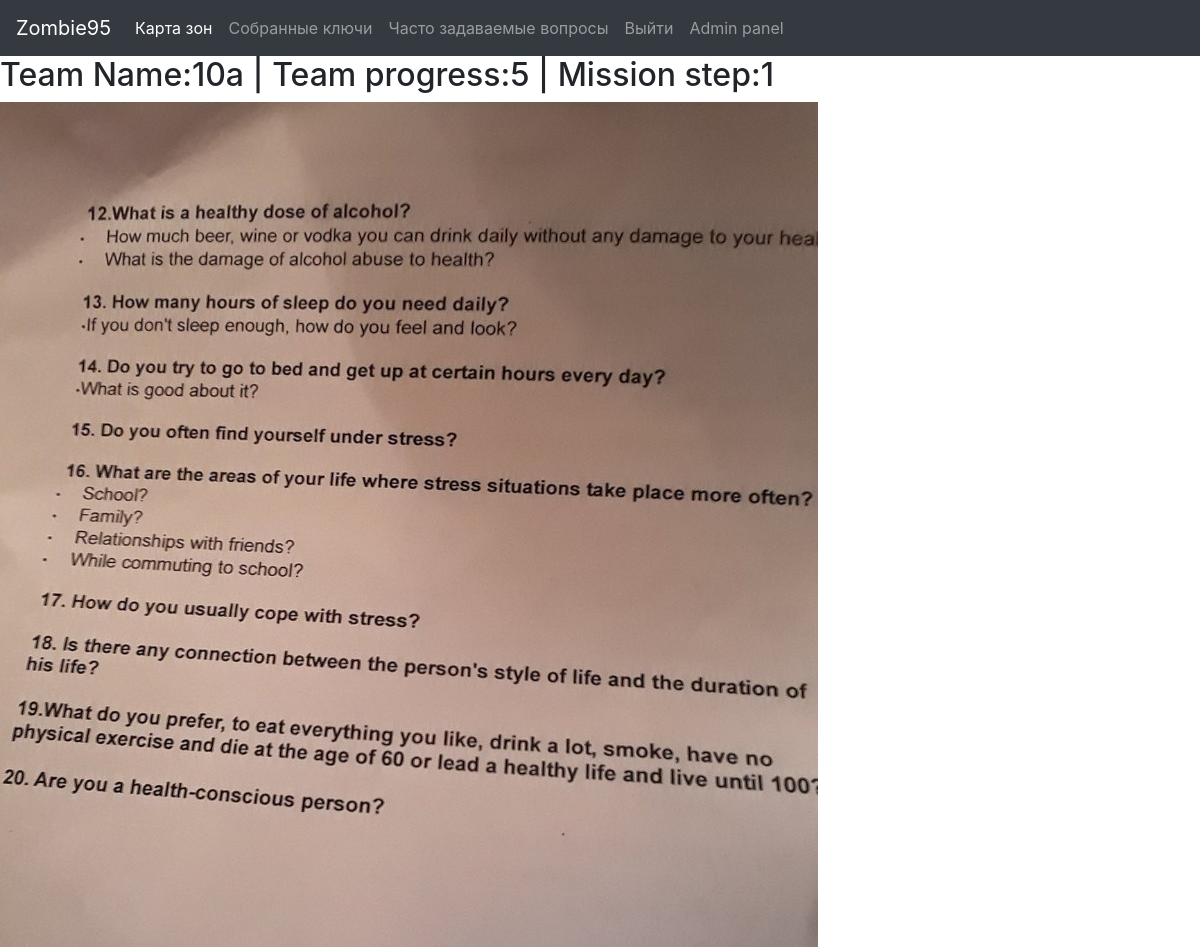
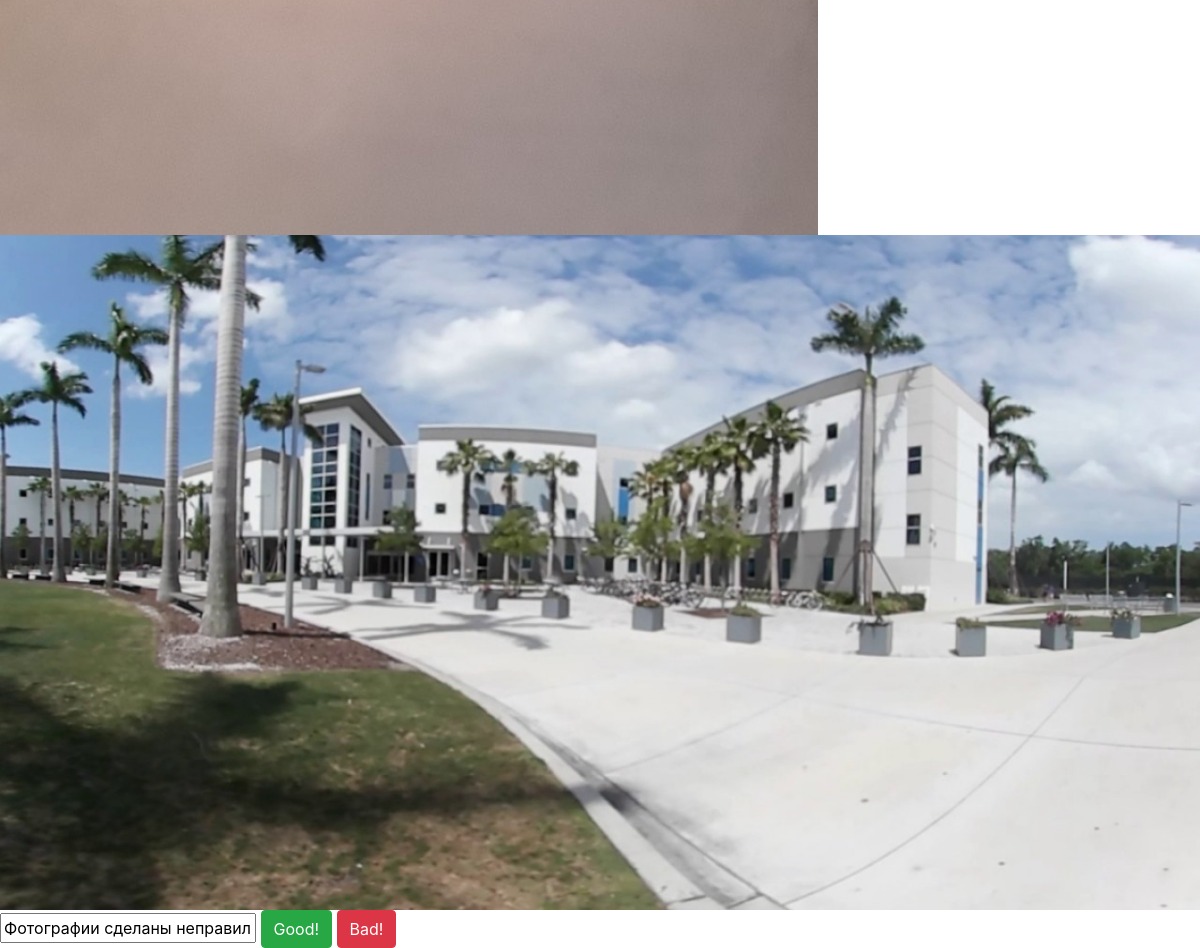
The app's page /game/admin/80 (signed in) with its own data (2 pictures, top to bottom).
### game1/models.py (models this page shows, shortened)
class AnswerToCheck(models.Model):
	selfie = models.ImageField(upload_to='selfieToCheck/')
	place = models.ImageField(upload_to='placeToCheck/')
	step = models.IntegerField()
	team = models.ForeignKey(Team, on_delete=models.CASCADE)
	is_right = models.NullBooleanField(null=True)
	comment = models.CharField(max_length=200, default="Неправильные фотографии! Попробуйте сделать еще.")

class Team(models.Model):
	id = models.AutoField(primary_key=True)
	name = models.CharField('Team name', max_length=100)
	progress = models.IntegerField(default=1)
	start = models.DateTimeField()
	finish = models.DateTimeField()
	team_pass = models.CharField('pass', max_length=50, default="xxxxxxxxxxxxxxxxxxxxxxxxxx1111111111111")
	is_blocked = models.BooleanField(default=False)
	playerCount = models.IntegerField(default=0)

### game1/views.py (the view, shortened to what this page needs)
# urls.py: path('game/admin/<int:answer_id>', views.moderatorDetail, name='answerDetail'),
@login_required
def moderatorDetail(request, answer_id):
	answer = models.AnswerToCheck.objects.get(pk=answer_id)
	return render(request, 'game1/answerDetail.html', {'answer':answer})

### game1/templates/game1/answerDetail.html (shortened to what this page needs)
{% extends 'game1/base.html' %}
{% block content %}
<h2>Team Name:{{answer.team.name}} | Team progress:{{answer.team.progress}} | Mission step:{{answer.step}}</h2>
<img src="{{answer.selfie.url}}" alt="" style="max-width:100%;">
<img src="{{ answer.place.url }}" alt="" style="max-width:100%;"><br>
<form action="{% url 'answerDetail' answer_id=answer.pk %}" method="POST">
	<input type="text" placeholder="Comment for user" value="Фотографии сделаны неправильно, попробуйте снова!" name="comment">
<input class="btn btn-success" type="submit" value="Good!" name="good"></input>
<input class="btn btn-danger" type="submit" value="Bad!" name="bad"></input>
</form>
{%endblock%}

### records on screen
AnswerToCheck: team.name "10a", team.progress "5", step "1", selfie (picture), place (picture)
